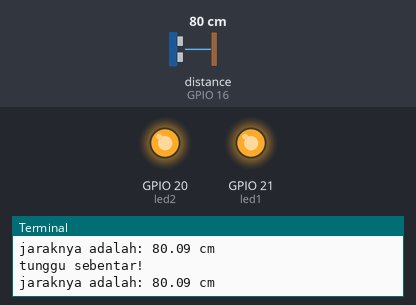
The program below on a simulated Raspberry Pi (BCM pin numbers). Parts: output pins drawn as LEDs (lit = HIGH), the last lines printed to the terminal. Inputs (shaded band) come from the test bench; at power-on: distance to the obstacle (sensor on GPIO 16) 80 cm. The echo pulse lasts 58.3 µs per cm; the clock reads 2024-03-15 10:24:30 at power-on unless the program sets it; pins used as bus, display or sensor lines are not drawn.

Above: at 4.3 s.
4.4 s: distance to the obstacle (sensor on GPIO 16) set to 7 cm
8.1 s: distance to the obstacle (sensor on GPIO 16) set to 4 cm
At 12.2 s:
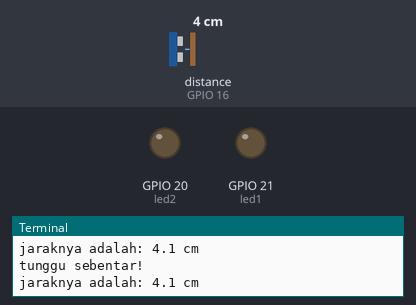
13.0 s: distance to the obstacle (sensor on GPIO 16) set to 9 cm
At 17.0 s:
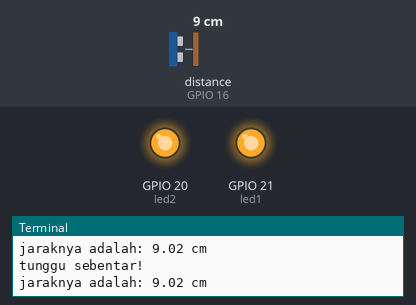
Timing chart, 0 to 18.5 s (numbered marks = the images above; inputs shaded):
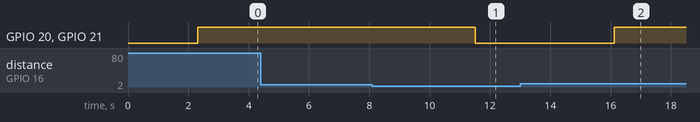

The program:

ultrasonic.py
```python
from gpiozero import LED
import RPi.GPIO as GPIO
import time

led1 = LED(21)
led2 = LED(20)
ECHO = 16
TRIG = 26


GPIO.setmode(GPIO.BCM)
"GPIO.setwarnings(False)"

try:
    while True:
        GPIO.setup(ECHO, GPIO.IN)
        GPIO.setup(TRIG, GPIO.OUT)
        GPIO.output(TRIG, False)
        print("tunggu sebentar!")
        time.sleep(0.2)
        GPIO.output(TRIG,True)
        time.sleep(0.1)
        GPIO.output(TRIG, False)
        while GPIO.input(ECHO)==0:
            start=time.time()
        while GPIO.input(ECHO)==1:
            end=time.time()
        duration=end-start
        jarak= duration * 17150
        jarak= round(jarak,2)
        print("jaraknya adalah:", jarak, "cm")
        time.sleep(2)

        if jarak >= 6 :
            led1.on()
            led2.on()

        else:
            led1.off()
            led2.off()
except KeyboardInterrupt:
    GPIO.cleanup()
```

Measured:
- the behaviour switches between 6 and 5 cm on distance to the obstacle (sensor on GPIO 16) (found by bisection; images 0 and 1)
- after the input at 8.1 s, GPIO 20 (led2), GPIO 21 (led1): HIGH → LOW after 3.4 s
- after the input at 13.0 s, GPIO 20 (led2), GPIO 21 (led1): LOW → HIGH after 3.1 s
